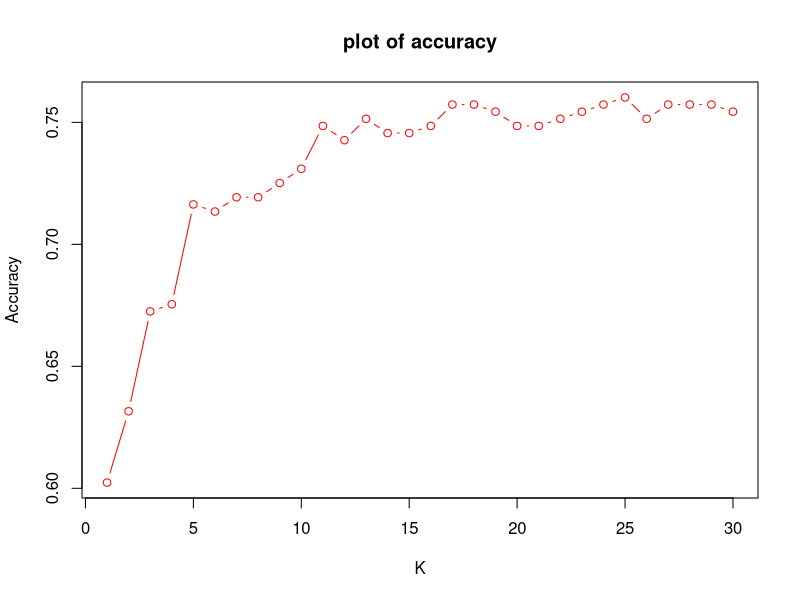

This figure's R source: (Note: this script raises an error after producing the figure.)
## Lab 9 task
## (0) Prepare data using rotterdam dataset in the package survival.
library(dplyr)
library(survival)
# help(rotterdam)

# Inspect the structure of the rotterdam dataset.
str(rotterdam)

# Filter patients with no death, select features, and clean data types.
cancer1 <- rotterdam %>%
  filter(death == 0) %>%
  select(age, size:er, recur) %>%
  mutate(recur = factor(recur), size = as.numeric(size))

# Confirm structure after filtering/cleaning.
str(cancer1)
# 1710 rows, 7 columns, all variables are numeric except recur.
# Or, alternatively:
# cancer1$recur <- factor(cancer1$recur)
# cancer1$size <- as.numeric(cancer1$size)

## (1) Logistic regression classification
# Split data into training and testing sets.
set.seed(100)
training.idx <- sample(1:nrow(cancer1), size = nrow(cancer1) * 0.8)
train.data <- cancer1[training.idx, ]
test.data <- cancer1[-training.idx, ]

# Fit logistic regression model.
mlogit <- glm(recur ~ ., data = train.data, family = "binomial")
# Display model summary.
summary(mlogit)
# Interpret effects of significant predictors via odds ratios.
exp(coef(mlogit))

## Two predictors (grade and nodes) are significant at level 0.05.
## Interpretation:
## A 1-unit increase in grade increases the odds (relative risk) of cancer relapse by 1.62 times
## or increases the relative risk of relapse by 62%.
## Adding each additional node, a patient's relative risk of cancer relapse increases by 1.1 times
## (or by 10%).

# Predicted probability P(Y=1) for test data.
Pred.p <- predict(mlogit, newdata = test.data, type = "response")
# Convert probabilities to predicted class labels (0/1).
y_pred_num <- ifelse(Pred.p > 0.5, 1, 0)
y_pred <- factor(y_pred_num, levels = c(0, 1))
# Compute accuracy.
mean(y_pred == test.data$recur)
# 0.745614

# Confusion matrix for logistic regression.
lr_conf <- table(y_pred, y_actual = test.data$recur)
lr_conf
##           y_actual
## y_pred   0   1
## 0      252  81
## 1        6   3

## Misclassification rates:
## false positive rate = 6/(252+6) = 2.3%
## false negative rate = 81/(81+3) = 96.4%

# Calculate false positive rate and recall for logistic regression.
lr_true_negative <- lr_conf["0", "0"]
lr_false_positive <- lr_conf["1", "0"]
lr_false_negative <- lr_conf["0", "1"]
lr_true_positive <- lr_conf["1", "1"]
lr_false_positive_rate <- lr_false_positive / (lr_false_positive + lr_true_negative)
lr_recall <- lr_true_positive / (lr_true_positive + lr_false_negative)
cat("LR false positive rate:", lr_false_positive_rate, "\n")
cat("LR recall (TPR):", lr_recall, "\n")

## (2) KNN classification
# Normalize numeric variables using min-max scaling.
nor <- function(x) {
  (x - min(x)) / (max(x) - min(x))
}

# Apply normalization to numeric predictors.
cancer2 <- cancer1 %>% mutate(across(age:er, nor))
# Variables age:er are numeric.

# Or using the following:
# numvar <- sapply(cancer1, is.numeric)
# cancer1[, numvar] <- sapply(cancer1[, numvar], nor)

## Split data.
set.seed(100)
training.idx <- sample(1:nrow(cancer2), size = nrow(cancer2) * 0.8)
train.data <- cancer2[training.idx, ]
test.data <- cancer2[-training.idx, ]

# Classification with kNN.
library(class)
ac <- rep(0, 30)
for (i in 1:30) {
  set.seed(101)
  knn.i <- knn(train.data[, 1:6], test.data[, 1:6], cl = train.data$recur, k = i)
  ac[i] <- mean(knn.i == test.data$recur)
  cat("k=", i, " accuracy=", ac[i], "\n")
}

# Accuracy plot.
plot(ac, type = "b", xlab = "K", ylab = "Accuracy", col = "red", main = "plot of accuracy")

# k = 25 results in highest accuracy. kNN correctly classifies 76% of the points in the test data set.
set.seed(101)
knn2 <- knn(train.data[, 1:6], test.data[, 1:6], cl = train.data$recur, k = 25)
mean(knn2 == test.data$recur)
## accuracy = 76% slightly higher than that (74.6%) of logistic regression.

# Confusion matrix for kNN (k = 25).
knn_conf <- table(pred = knn2, actual = test.data$recur)
knn_conf
## Confusion matrix, number of false positives decreases from 6 in logistic regression to 1.
##     actual
## pred   0   1
##   0 257  81
##   1   1   3

## Misclassification rates:
## false positive rate = 1/(257+1) = 0.4%
## false negative rate = 81/(81+3) = 96.4%

# Calculate false positive rate and recall for kNN.
knn_true_negative <- knn_conf["0", "0"]
knn_false_positive <- knn_conf["1", "0"]
knn_false_negative <- knn_conf["0", "1"]
knn_true_positive <- knn_conf["1", "1"]
knn_false_positive_rate <- knn_false_positive / (knn_false_positive + knn_true_negative)
knn_recall <- knn_true_positive / (knn_true_positive + knn_false_negative)
cat("kNN false positive rate:", knn_false_positive_rate, "\n")
cat("kNN recall (TPR):", knn_recall, "\n")

## (3) SVM classification
library(e1071)
# Fit a linear kernel SVM model.
m.svm <- svm(recur ~ ., data = train.data, kernel = "linear")
# Display SVM model summary.
summary(m.svm)

# Predict using the linear SVM model.
pred.svm <- predict(m.svm, newdata = test.data[, 1:6])

# Check accuracy.
mean(pred.svm == test.data$recur)
# 0.754386 (close to that of LR and KNN classification)

# Confusion matrix for linear SVM.
svm_conf <- table(predict = pred.svm, actual = test.data$recur)
svm_conf
##          actual
## predict    0   1
##       0 258  84
##       1   0   0

# Misclassification rates:
# It correctly classifies all actual 0 cases without misclassification.
# false positive rate = 0/(258) = 0, smaller than those of LR and kNN.
# All actual 1 cases are misclassified, false negative rate = 84/(84+0) = 100%
# larger than both LR and kNN.

# Calculate false positive rate and recall for linear SVM.
svm_true_negative <- svm_conf["0", "0"]
svm_false_positive <- svm_conf["1", "0"]
svm_false_negative <- svm_conf["0", "1"]
svm_true_positive <- svm_conf["1", "1"]
svm_false_positive_rate <- svm_false_positive / (svm_false_positive + svm_true_negative)
svm_recall <- svm_true_positive / (svm_true_positive + svm_false_negative)
cat("SVM (linear) false positive rate:", svm_false_positive_rate, "\n")
cat("SVM (linear) recall (TPR):", svm_recall, "\n")

# SVM with radial kernel and tune its parameters.
set.seed(123) # Set a seed for CV.
m.svm.tune1 <- tune.svm(
  recur ~ .,
  data = train.data,
  kernel = "radial",
  cost = 10^(-1:2),
  gamma = c(.1, .5, 1, 2)
)
# Show tuning results.
summary(m.svm.tune1)

# Classification performance for the best radial SVM.
best.svm <- m.svm.tune1$best.model
pred.svm.tune <- predict(best.svm, newdata = test.data[, 1:6])
mean(pred.svm.tune == test.data$recur)
## 0.745614, slightly worse than linear kernel SVM, same as LR.

# Confusion matrix for tuned radial SVM.
svm_radial_conf <- table(pred_svm = pred.svm.tune, actual = test.data$recur)
svm_radial_conf
##          actual
## pred_svm  0   1
##      0 254  83
##      1   4   1

# Misclassification rates:
# false positive rate = 4/(254+4) = 1.6%
# false negative rate = 83/(83+1) = 98.8%

# Calculate false positive rate and recall for radial SVM.
svm_radial_true_negative <- svm_radial_conf["0", "0"]
svm_radial_false_positive <- svm_radial_conf["1", "0"]
svm_radial_false_negative <- svm_radial_conf["0", "1"]
svm_radial_true_positive <- svm_radial_conf["1", "1"]
svm_radial_false_positive_rate <- svm_radial_false_positive /
  (svm_radial_false_positive + svm_radial_true_negative)
svm_radial_recall <- svm_radial_true_positive /
  (svm_radial_true_positive + svm_radial_false_negative)
cat("SVM (radial) false positive rate:", svm_radial_false_positive_rate, "\n")
cat("SVM (radial) recall (TPR):", svm_radial_recall, "\n")

## We can stop here.
## Or you may want to use sigmoid kernel.
set.seed(121)
m.svm.tune2 <- tune.svm(
  recur ~ .,
  data = train.data,
  kernel = "sigmoid",
  gamma = c(0.1, 0.5, 1, 2, 3, 4),
  coef0 = c(0.1, 0.5, 1, 2, 3, 4)
)
# Show tuning results for sigmoid kernel.
summary(m.svm.tune2)

# Performance for sigmoid kernel model.
best.svm <- m.svm.tune2$best.model
pred.svm.tune <- predict(best.svm, newdata = test.data[, 1:6])
sigmoid_conf <- table(pred = pred.svm.tune, actual = test.data$y)
sigmoid_conf
mean(pred.svm.tune == test.data$recur)
# Accuracy = 0.754386 the same as the linear kernel SVM.

# Calculate false positive rate and recall for sigmoid SVM.
sigmoid_true_negative <- sigmoid_conf["0", "0"]
sigmoid_false_positive <- sigmoid_conf["1", "0"]
sigmoid_false_negative <- sigmoid_conf["0", "1"]
sigmoid_true_positive <- sigmoid_conf["1", "1"]
sigmoid_false_positive_rate <- sigmoid_false_positive /
  (sigmoid_false_positive + sigmoid_true_negative)
sigmoid_recall <- sigmoid_true_positive /
  (sigmoid_true_positive + sigmoid_false_negative)
cat("SVM (sigmoid) false positive rate:", sigmoid_false_positive_rate, "\n")
cat("SVM (sigmoid) recall (TPR):", sigmoid_recall, "\n")

# Therefore, we use the linear kernel SVM to compare with LR and kNN.

## (4) Comparison between LR, kNN and SVM
# In terms of accuracy, kNN with k = 25 produces the highest accuracy of 76%,
# while the other methods perform similarly well with accuracy around 75%.
# We can choose kNN for this classification problem.

## However, 3 methods produce different false positive/negative rates.
# For a patient, false negative leads to missed diagnosis for the cancer return (relapse),
# while false positive results in wasted time or resources.
# So, a small false negative rate is more desirable than a small false positive rate.
# In terms of false negative rate and overall accuracy, kNN with k = 25 classification
# performs the best. LR gives the same false negative rate with slightly lower accuracy,
# but has interpretability.

########################################################################
## Alternative way.
## The normalization step can be done simply before logistic regression.
## All LR, kNN and SVM methods use the normalized data.
## Classification results will be the same as those given above.
## However, when interpreting predictors' effects in logistic regression,
## the original unit of each predictor changes in this case.
########################################################################
